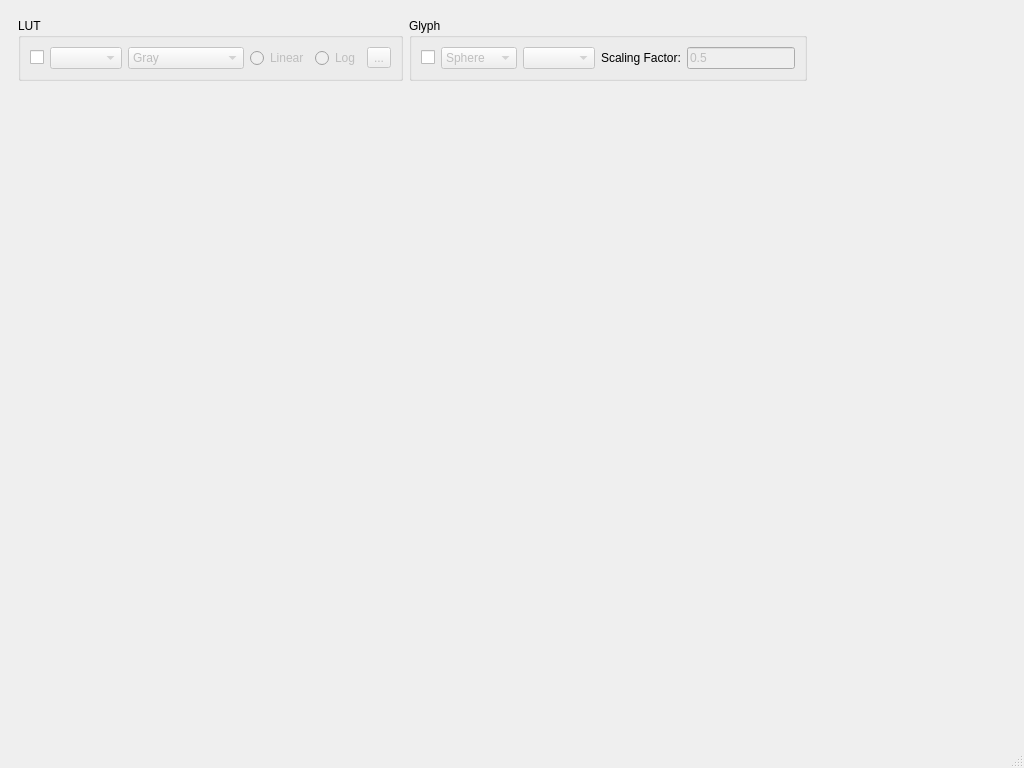
<?xml version="1.0" encoding="UTF-8"?>
<ui version="4.0">
 <class>vtkWindowSources</class>
 <widget class="QMainWindow" name="vtkWindowSources">
  <property name="geometry">
   <rect>
    <x>0</x>
    <y>0</y>
    <width>1024</width>
    <height>768</height>
   </rect>
  </property>
  <widget class="QWidget" name="widget">
   <layout class="QVBoxLayout">
    <item alignment="Qt::AlignLeft">
     <widget class="QWidget" name="widget_2" native="true">
      <layout class="QHBoxLayout" name="_3">
       <item>
        <widget class="QGroupBox" name="lutGroupBox">
         <property name="sizePolicy">
          <sizepolicy hsizetype="MinimumExpanding" vsizetype="Preferred">
           <horstretch>0</horstretch>
           <verstretch>0</verstretch>
          </sizepolicy>
         </property>
         <property name="maximumSize">
          <size>
           <width>400</width>
           <height>16777215</height>
          </size>
         </property>
         <property name="title">
          <string>LUT</string>
         </property>
         <layout class="QHBoxLayout" name="_4">
          <item>
           <widget class="QCheckBox" name="lutCheckBox"/>
          </item>
          <item>
           <widget class="QComboBox" name="lutScalarComboBox">
            <property name="enabled">
             <bool>false</bool>
            </property>
           </widget>
          </item>
          <item>
           <widget class="QComboBox" name="lutComboBox">
            <property name="enabled">
             <bool>false</bool>
            </property>
            <item>
             <property name="text">
              <string>Gray</string>
             </property>
            </item>
            <item>
             <property name="text">
              <string>Default</string>
             </property>
            </item>
            <item>
             <property name="text">
              <string>Default Step</string>
             </property>
            </item>
            <item>
             <property name="text">
              <string>EField</string>
             </property>
            </item>
            <item>
             <property name="text">
              <string>Glow</string>
             </property>
            </item>
            <item>
             <property name="text">
              <string>MinMax</string>
             </property>
            </item>
            <item>
             <property name="text">
              <string>PhysicsContour</string>
             </property>
            </item>
            <item>
             <property name="text">
              <string>PureRed</string>
             </property>
            </item>
            <item>
             <property name="text">
              <string>PureGreen</string>
             </property>
            </item>
            <item>
             <property name="text">
              <string>PureBlue</string>
             </property>
            </item>
            <item>
             <property name="text">
              <string>Run1</string>
             </property>
            </item>
            <item>
             <property name="text">
              <string>Run2</string>
             </property>
            </item>
            <item>
             <property name="text">
              <string>Sar</string>
             </property>
            </item>
            <item>
             <property name="text">
              <string>Temperature</string>
             </property>
            </item>
            <item>
             <property name="text">
              <string>TenStep</string>
             </property>
            </item>
            <item>
             <property name="text">
              <string>VolRenGlow</string>
             </property>
            </item>
            <item>
             <property name="text">
              <string>VolRenGreen</string>
             </property>
            </item>
            <item>
             <property name="text">
              <string>VolRenRGB</string>
             </property>
            </item>
            <item>
             <property name="text">
              <string>VolRenTwoLev</string>
             </property>
            </item>
            <item>
             <property name="text">
              <string>AllYellow</string>
             </property>
            </item>
            <item>
             <property name="text">
              <string>AllCyan</string>
             </property>
            </item>
            <item>
             <property name="text">
              <string>AllViolet</string>
             </property>
            </item>
            <item>
             <property name="text">
              <string>AllWhite</string>
             </property>
            </item>
            <item>
             <property name="text">
              <string>AllBlack</string>
             </property>
            </item>
            <item>
             <property name="text">
              <string>AllRed</string>
             </property>
            </item>
            <item>
             <property name="text">
              <string>AllGreen</string>
             </property>
            </item>
            <item>
             <property name="text">
              <string>AllBlu</string>
             </property>
            </item>
           </widget>
          </item>
          <item>
           <widget class="QRadioButton" name="linearRadioBtn">
            <property name="enabled">
             <bool>false</bool>
            </property>
            <property name="text">
             <string>Linear</string>
            </property>
           </widget>
          </item>
          <item>
           <widget class="QRadioButton" name="logRadioBtn">
            <property name="enabled">
             <bool>false</bool>
            </property>
            <property name="text">
             <string>Log</string>
            </property>
           </widget>
          </item>
          <item>
           <widget class="QToolButton" name="toolBtn">
            <property name="enabled">
             <bool>false</bool>
            </property>
            <property name="text">
             <string>...</string>
            </property>
           </widget>
          </item>
         </layout>
        </widget>
       </item>
       <item>
        <widget class="QGroupBox" name="glyphGroupBox">
         <property name="sizePolicy">
          <sizepolicy hsizetype="MinimumExpanding" vsizetype="Preferred">
           <horstretch>0</horstretch>
           <verstretch>0</verstretch>
          </sizepolicy>
         </property>
         <property name="maximumSize">
          <size>
           <width>400</width>
           <height>16777215</height>
          </size>
         </property>
         <property name="title">
          <string>Glyph</string>
         </property>
         <layout class="QHBoxLayout" name="_5">
          <item>
           <widget class="QCheckBox" name="glyphCheckBox"/>
          </item>
          <item>
           <widget class="QComboBox" name="glyphShapeComboBox">
            <property name="enabled">
             <bool>false</bool>
            </property>
            <item>
             <property name="text">
              <string>Sphere</string>
             </property>
            </item>
            <item>
             <property name="text">
              <string>Cone</string>
             </property>
            </item>
            <item>
             <property name="text">
              <string>Cylinder</string>
             </property>
            </item>
            <item>
             <property name="text">
              <string>Cube</string>
             </property>
            </item>
           </widget>
          </item>
          <item>
           <widget class="QComboBox" name="glyphScalarComboBox">
            <property name="enabled">
             <bool>false</bool>
            </property>
           </widget>
          </item>
          <item>
           <widget class="QLabel" name="label">
            <property name="text">
             <string>Scaling Factor:</string>
            </property>
           </widget>
          </item>
          <item>
           <widget class="QLineEdit" name="glyphScalingText">
            <property name="enabled">
             <bool>false</bool>
            </property>
            <property name="toolTip">
             <string>Glyph Scaling Factor</string>
            </property>
            <property name="text">
             <string>0.5</string>
            </property>
           </widget>
          </item>
         </layout>
        </widget>
       </item>
      </layout>
     </widget>
    </item>
    <item>
     <layout class="QHBoxLayout" name="_2">
      <item>
       <widget class="QVTKOpenGLNativeWidget" name="qVtk" native="true">
        <property name="sizePolicy">
         <sizepolicy hsizetype="Expanding" vsizetype="Expanding">
          <horstretch>0</horstretch>
          <verstretch>0</verstretch>
         </sizepolicy>
        </property>
       </widget>
      </item>
     </layout>
    </item>
   </layout>
  </widget>
  <widget class="QMenuBar" name="menuBar">
   <property name="geometry">
    <rect>
     <x>0</x>
     <y>0</y>
     <width>1024</width>
     <height>24</height>
    </rect>
   </property>
  </widget>
  <widget class="QStatusBar" name="statusBar"/>
 </widget>
 <customwidgets>
  <customwidget>
   <class>QVTKOpenGLNativeWidget</class>
   <extends>QWidget</extends>
   <header>QVTKOpenGLNativeWidget.h</header>
   <container>1</container>
  </customwidget>
 </customwidgets>
 <resources/>
 <connections/>
</ui>
